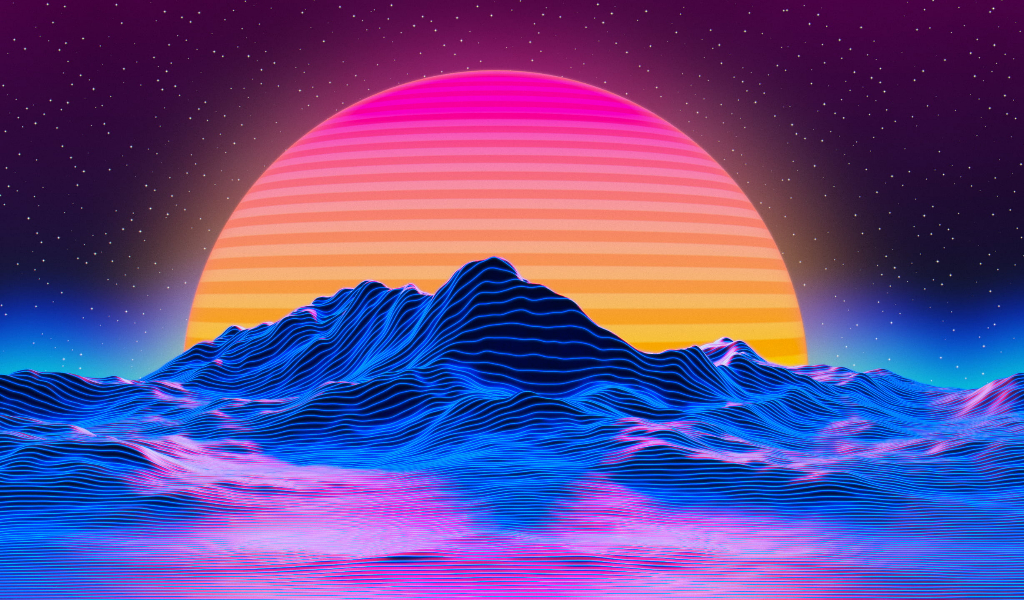
#> input picture IC (Python)/imagem.jpg, 1024 x 600 px
$ python Matplotlib.py
#> lines starting #> are read from the running program, lines starting #| are printed output that depends on the picture
#!/usr/bin/env python3
# -*- coding: utf-8 -*-
"""
Created on Thu Sep 17 20:17:07 2020

@author: adal
"""
import numpy as np
import cv2
from matplotlib import pyplot as plt


def mostrar(img):
    # A renderização de imagens do matplotlib é contraria ao do python ou seja
    # é preciso inverter as cores
    img = cv2.cvtColor(img, cv2.COLOR_BGR2RGB)  # AQUI estamos invertendo os
# padroes azuis e vermelhos enquanto os verdes se matem

    plt.imshow(img)
    plt.show()

def main():
    # importar imagens com matplotlib
    img = cv2.imread('imagem.jpg')
#> img is the input picture: shape (600, 1024, 3); mean B, G, R 142.3, 72, 100.4

    mostrar(img)

# é possivel fazer recortes na imagem atribuindo as coordenadas exatas em uma
# variavel
# a biblioteca cv sempre usa-se o eixo y primeiro e é positivo indo de cima para
# baixo
    recorte = img[200 : 400, 200 : 400]
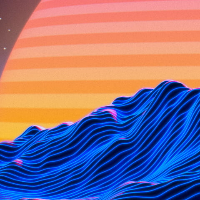
#> recorte: shape (200, 200, 3); mean B, G, R 138.3, 111.2, 133.6
    plt.imshow(recorte)
    plt.show()


main()
